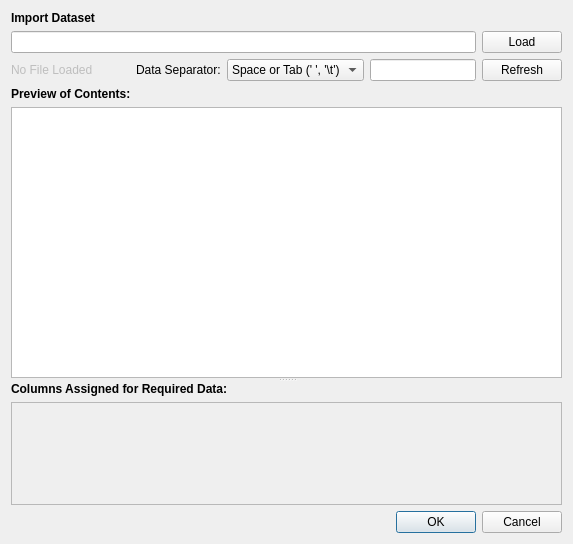
<?xml version="1.0" encoding="UTF-8"?>
<ui version="4.0">
 <class>CSVImporter</class>
 <widget class="QDialog" name="CSVImporter">
  <property name="geometry">
   <rect>
    <x>0</x>
    <y>0</y>
    <width>573</width>
    <height>544</height>
   </rect>
  </property>
  <property name="windowTitle">
   <string>Import Dataset</string>
  </property>
  <property name="windowIcon">
   <iconset resource="../resources/resource.qrc">
    <normaloff>:/images/icon.png</normaloff>:/images/icon.png</iconset>
  </property>
  <layout class="QVBoxLayout" name="verticalLayout_5">
   <item>
    <widget class="QLabel" name="titleLabel">
     <property name="font">
      <font>
       <weight>75</weight>
       <bold>true</bold>
      </font>
     </property>
     <property name="text">
      <string>Import Dataset</string>
     </property>
    </widget>
   </item>
   <item>
    <layout class="QHBoxLayout" name="fileLoader">
     <item>
      <widget class="QLineEdit" name="filePath">
       <property name="sizePolicy">
        <sizepolicy hsizetype="Expanding" vsizetype="Fixed">
         <horstretch>0</horstretch>
         <verstretch>0</verstretch>
        </sizepolicy>
       </property>
       <property name="text">
        <string/>
       </property>
      </widget>
     </item>
     <item>
      <widget class="QPushButton" name="loadButton">
       <property name="text">
        <string>Load</string>
       </property>
       <property name="icon">
        <iconset resource="../resources/resource.qrc">
         <normaloff>:/images/document-open.png</normaloff>:/images/document-open.png</iconset>
       </property>
      </widget>
     </item>
    </layout>
   </item>
   <item>
    <layout class="QHBoxLayout" name="fileImportTools">
     <item>
      <widget class="QLabel" name="fileStatus">
       <property name="enabled">
        <bool>false</bool>
       </property>
       <property name="text">
        <string>No File Loaded</string>
       </property>
      </widget>
     </item>
     <item>
      <spacer name="horizontalSpacer_4">
       <property name="orientation">
        <enum>Qt::Horizontal</enum>
       </property>
       <property name="sizeHint" stdset="0">
        <size>
         <width>40</width>
         <height>20</height>
        </size>
       </property>
      </spacer>
     </item>
     <item>
      <widget class="QLabel" name="dataSeperatorSelectLabel">
       <property name="text">
        <string>Data Separator:</string>
       </property>
      </widget>
     </item>
     <item>
      <widget class="QComboBox" name="dataSeperatorSelect">
       <item>
        <property name="text">
         <string>Space or Tab (' ', '\t')</string>
        </property>
       </item>
       <item>
        <property name="text">
         <string>Space (' ')</string>
        </property>
       </item>
       <item>
        <property name="text">
         <string>Tab ('\t')</string>
        </property>
       </item>
       <item>
        <property name="text">
         <string>Comma (',')</string>
        </property>
       </item>
       <item>
        <property name="text">
         <string>Custom</string>
        </property>
       </item>
      </widget>
     </item>
     <item>
      <widget class="QLineEdit" name="customSeparatorInput">
       <property name="text">
        <string> </string>
       </property>
      </widget>
     </item>
     <item>
      <widget class="QPushButton" name="refreshButton">
       <property name="sizePolicy">
        <sizepolicy hsizetype="Minimum" vsizetype="Fixed">
         <horstretch>0</horstretch>
         <verstretch>0</verstretch>
        </sizepolicy>
       </property>
       <property name="minimumSize">
        <size>
         <width>0</width>
         <height>0</height>
        </size>
       </property>
       <property name="text">
        <string>Refresh</string>
       </property>
      </widget>
     </item>
    </layout>
   </item>
   <item>
    <widget class="QSplitter" name="previewAssignmentTools">
     <property name="orientation">
      <enum>Qt::Vertical</enum>
     </property>
     <property name="childrenCollapsible">
      <bool>false</bool>
     </property>
     <widget class="QWidget" name="layoutWidget_6">
      <layout class="QVBoxLayout" name="previewTools">
       <item>
        <widget class="QLabel" name="previewTitle">
         <property name="font">
          <font>
           <weight>75</weight>
           <bold>true</bold>
          </font>
         </property>
         <property name="text">
          <string>Preview of Contents:</string>
         </property>
        </widget>
       </item>
       <item>
        <widget class="QTableView" name="previewTable"/>
       </item>
      </layout>
     </widget>
     <widget class="QWidget" name="layoutWidget_7">
      <layout class="QVBoxLayout" name="assignmentTools">
       <item>
        <widget class="QLabel" name="assignmentTitleLabel">
         <property name="font">
          <font>
           <weight>75</weight>
           <bold>true</bold>
          </font>
         </property>
         <property name="text">
          <string>Columns Assigned for Required Data:</string>
         </property>
        </widget>
       </item>
       <item>
        <widget class="QScrollArea" name="assignmentListScrollWrapper">
         <property name="sizePolicy">
          <sizepolicy hsizetype="Expanding" vsizetype="Expanding">
           <horstretch>0</horstretch>
           <verstretch>0</verstretch>
          </sizepolicy>
         </property>
         <property name="widgetResizable">
          <bool>true</bool>
         </property>
         <widget class="QWidget" name="assignmentListContainer">
          <property name="geometry">
           <rect>
            <x>0</x>
            <y>0</y>
            <width>545</width>
            <height>83</height>
           </rect>
          </property>
          <layout class="QVBoxLayout" name="verticalLayout_4">
           <property name="leftMargin">
            <number>0</number>
           </property>
           <property name="topMargin">
            <number>0</number>
           </property>
           <property name="rightMargin">
            <number>0</number>
           </property>
           <property name="bottomMargin">
            <number>0</number>
           </property>
           <item>
            <widget class="QWidget" name="assignmentList" native="true">
             <property name="enabled">
              <bool>false</bool>
             </property>
             <layout class="QVBoxLayout" name="verticalLayout"/>
            </widget>
           </item>
           <item>
            <spacer name="verticalSpacer">
             <property name="orientation">
              <enum>Qt::Vertical</enum>
             </property>
             <property name="sizeType">
              <enum>QSizePolicy::Expanding</enum>
             </property>
             <property name="sizeHint" stdset="0">
              <size>
               <width>20</width>
               <height>40</height>
              </size>
             </property>
            </spacer>
           </item>
          </layout>
         </widget>
        </widget>
       </item>
      </layout>
     </widget>
    </widget>
   </item>
   <item>
    <widget class="QDialogButtonBox" name="buttonBox">
     <property name="orientation">
      <enum>Qt::Horizontal</enum>
     </property>
     <property name="standardButtons">
      <set>QDialogButtonBox::Cancel|QDialogButtonBox::Ok</set>
     </property>
    </widget>
   </item>
  </layout>
 </widget>
 <resources>
  <include location="../resources/resource.qrc"/>
 </resources>
 <connections/>
</ui>
